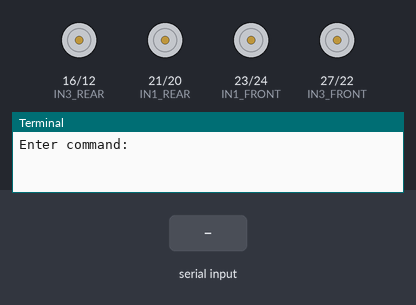
Bench run of a program on a simulated Raspberry Pi (BCM pin numbers). Parts: motor-driver pin pairs drawn as motors (green arrow = first pin HIGH = forward, orange = second pin HIGH = backward, longer = more drive), the last lines printed to the terminal. The test bench sets the inputs (shaded band).

Above: at 1.2 s.
1.3 s: "1" typed at the terminal, then Enter
At 2.0 s:
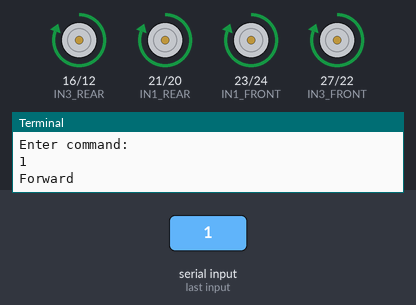
3.8 s: "2" typed at the terminal, then Enter
At 4.6 s:
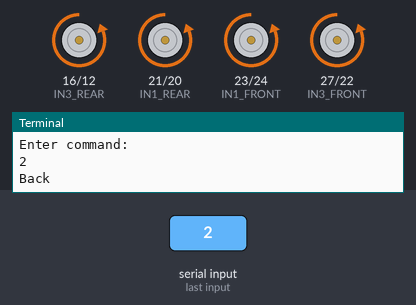
6.3 s: "3" typed at the terminal, then Enter
At 7.0 s:
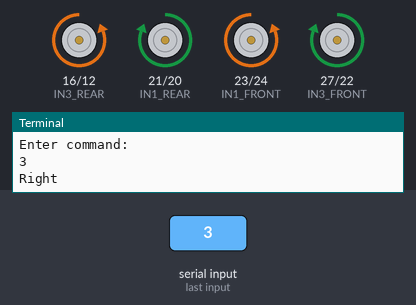
8.8 s: "4" typed at the terminal, then Enter
At 9.6 s:
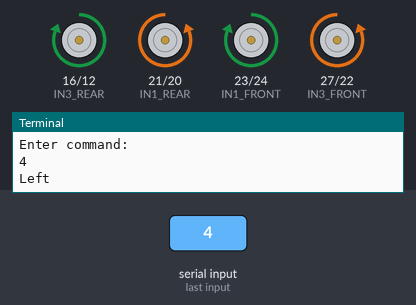
11.3 s: "5" typed at the terminal, then Enter
At 12.0 s:
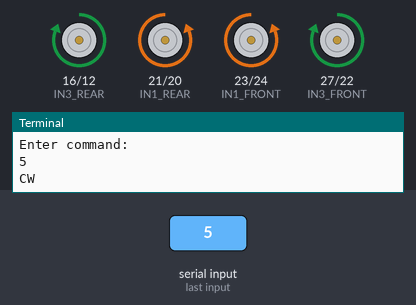
13.8 s: "6" typed at the terminal, then Enter
At 14.6 s:
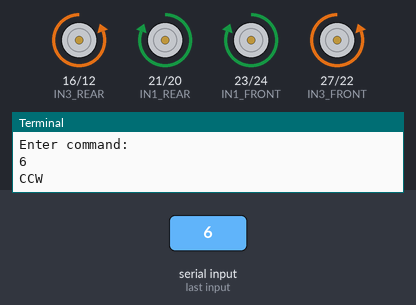
Timing chart, 0 to 16.8 s (numbered marks = the images above; inputs shaded):
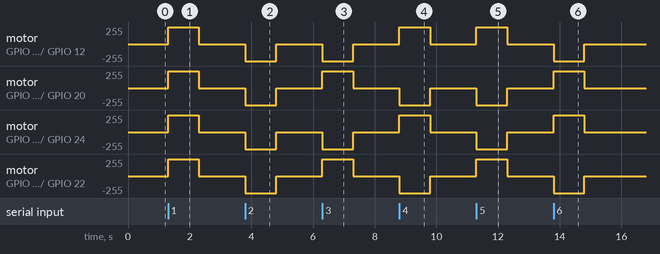

Measured:
- after the input at 1.3 s, motor on GPIO 16 (IN3_REAR) / GPIO 12 (IN4_REAR), motor on GPIO 21 (IN1_REAR) / GPIO 20 (IN2_REAR), motor on GPIO 23 (IN1_FRONT) / GPIO 24 (IN2_FRONT), motor on GPIO 27 (IN3_FRONT) / GPIO 22 (IN4_FRONT): stopped → forward 255/255 at once, → stopped 1.0 s later
- after the input at 3.8 s, motor on GPIO 16 (IN3_REAR) / GPIO 12 (IN4_REAR), motor on GPIO 21 (IN1_REAR) / GPIO 20 (IN2_REAR), motor on GPIO 23 (IN1_FRONT) / GPIO 24 (IN2_FRONT), motor on GPIO 27 (IN3_FRONT) / GPIO 22 (IN4_FRONT): stopped → backward 255/255 at once, → stopped 1.0 s later
- after the input at 6.3 s, motor on GPIO 16 (IN3_REAR) / GPIO 12 (IN4_REAR), motor on GPIO 23 (IN1_FRONT) / GPIO 24 (IN2_FRONT): stopped → backward 255/255 at once, → stopped 1.0 s later; motor on GPIO 21 (IN1_REAR) / GPIO 20 (IN2_REAR), motor on GPIO 27 (IN3_FRONT) / GPIO 22 (IN4_FRONT): stopped → forward 255/255 at once, → stopped 1.0 s later
- after the input at 8.8 s, motor on GPIO 16 (IN3_REAR) / GPIO 12 (IN4_REAR), motor on GPIO 23 (IN1_FRONT) / GPIO 24 (IN2_FRONT): stopped → forward 255/255 at once, → stopped 1.0 s later; motor on GPIO 21 (IN1_REAR) / GPIO 20 (IN2_REAR), motor on GPIO 27 (IN3_FRONT) / GPIO 22 (IN4_FRONT): stopped → backward 255/255 at once, → stopped 1.0 s later
- after the input at 11.3 s, motor on GPIO 16 (IN3_REAR) / GPIO 12 (IN4_REAR), motor on GPIO 27 (IN3_FRONT) / GPIO 22 (IN4_FRONT): stopped → forward 255/255 at once, → stopped 1.0 s later; motor on GPIO 21 (IN1_REAR) / GPIO 20 (IN2_REAR), motor on GPIO 23 (IN1_FRONT) / GPIO 24 (IN2_FRONT): stopped → backward 255/255 at once, → stopped 1.0 s later
- after the input at 13.8 s, motor on GPIO 16 (IN3_REAR) / GPIO 12 (IN4_REAR), motor on GPIO 27 (IN3_FRONT) / GPIO 22 (IN4_FRONT): stopped → backward 255/255 at once, → stopped 1.0 s later; motor on GPIO 21 (IN1_REAR) / GPIO 20 (IN2_REAR), motor on GPIO 23 (IN1_FRONT) / GPIO 24 (IN2_FRONT): stopped → forward 255/255 at once, → stopped 1.0 s later

The program:

movement_v1.py
```python
import time
# Import the PCA9685 module.
from board import SCL, SDA
import busio
# Import the PCA9685 module.
from adafruit_pca9685 import PCA9685
# Create the I2C bus interface.
i2c_bus = busio.I2C(SCL, SDA)

#from pynput import keyboard
# Imports library to allow keyboard presses

import RPi.GPIO as GPIO
# Initialise the PCA9685 using the default address (0x40).
pwm =  PCA9685(i2c_bus)

move_speed = 0x2FFF  # hexadecimal, Max pulse length out of 0xFFFF

#time = 0.5 # Time delay between signals

# Set frequency to 60hz, good for servos.
pwm.frequency = 60
GPIO.setmode(GPIO.BCM) # GPIO number  in BCM mode
GPIO.setwarnings(False)
#define L298N(Model-Pi motor drive board) GPIO pins
IN1_FRONT = 23  #FRONT Right  motor(BK1 port) direction pin
IN2_FRONT = 24  #FRONT Right  motor(BK1 port) direction pin
IN3_FRONT = 27  #FRONT Left motor(BK3 port) direction pin
IN4_FRONT = 22  #FRONT Left motor(BK3 port) direction pin
ENA_FRONT = 0 	#ENA_FRONT _B area Left motor speed PCA9685 port 0
ENB_FRONT = 1	#ENB_FRONT _B area Right motor speed PCA9685 port 1

IN1_REAR = 21  #Rear Right  motor(AK1 port) direction pin
IN2_REAR = 20  #Rear Right  motor(AK1 port) direction pin
IN3_REAR = 16  #Rear Left motor(AK3 port) direction pin
IN4_REAR = 12  #Rear Left motor(AK3 port) direction pin
ENA_REAR = 2 	#ENA_REAR _A area Left motor speed PCA9685 port 2
ENB_REAR = 3	#ENB_REAR _A area Right motor speed PCA9685 port 3
# Define motor control  pins as output
GPIO.setup(IN1_FRONT, GPIO.OUT)
GPIO.setup(IN2_FRONT, GPIO.OUT)
GPIO.setup(IN3_FRONT, GPIO.OUT)
GPIO.setup(IN4_FRONT, GPIO.OUT)
GPIO.setup(IN1_REAR, GPIO.OUT)
GPIO.setup(IN2_REAR, GPIO.OUT)
GPIO.setup(IN3_REAR, GPIO.OUT)
GPIO.setup(IN4_REAR, GPIO.OUT)
def changespeed(speed):
    pwm.channels[ENA_FRONT].duty_cycle = speed
    pwm.channels[ENB_FRONT].duty_cycle = speed
    pwm.channels[ENA_REAR].duty_cycle = speed
    pwm.channels[ENB_REAR].duty_cycle = speed

def stop_car():
    GPIO.output(IN1_FRONT, GPIO.LOW)
    GPIO.output(IN2_FRONT, GPIO.LOW)
    GPIO.output(IN3_FRONT, GPIO.LOW)
    GPIO.output(IN4_FRONT, GPIO.LOW)
    GPIO.output(IN1_REAR, GPIO.LOW)
    GPIO.output(IN2_REAR, GPIO.LOW)
    GPIO.output(IN3_REAR, GPIO.LOW)
    GPIO.output(IN4_REAR, GPIO.LOW)
    changespeed(0)

def rr_ahead():
    GPIO.output(IN1_REAR,GPIO.HIGH)
    GPIO.output(IN2_REAR,GPIO.LOW)
    #pwm.channels[ENA_REAR].duty_cycle = speed

def rr_back():
    GPIO.output(IN1_REAR,GPIO.LOW)
    GPIO.output(IN2_REAR,GPIO.HIGH)
    #pwm.channels[ENA_REAR].duty_cycle = speed

def rl_ahead():
    GPIO.output(IN3_REAR,GPIO.HIGH)
    GPIO.output(IN4_REAR,GPIO.LOW)
    #pwm.channels[ENB_REAR].duty_cycle = speed

def rl_back():
    GPIO.output(IN3_REAR,GPIO.LOW)
    GPIO.output(IN4_REAR,GPIO.HIGH)
    #pwm.channels[ENB_REAR].duty_cycle = speed

def fr_ahead():
    GPIO.output(IN1_FRONT,GPIO.HIGH)
    GPIO.output(IN2_FRONT,GPIO.LOW)
    #pwm.channels[ENA_FRONT].duty_cycle = speed

def fr_back():
    GPIO.output(IN1_FRONT,GPIO.LOW)
    GPIO.output(IN2_FRONT,GPIO.HIGH)
    #pwm.channels[ENA_FRONT].duty_cycle = speed

def fl_ahead():
    GPIO.output(IN3_FRONT,GPIO.HIGH)
    GPIO.output(IN4_FRONT,GPIO.LOW)
    #pwm.channels[ENB_FRONT].duty_cycle = speed

def fl_back():
    GPIO.output(IN3_FRONT,GPIO.LOW)
    GPIO.output(IN4_FRONT,GPIO.HIGH)
    #pwm.channels[ENB_FRONT].duty_cycle = speed

def go_ahead(speed):
    rl_ahead()
    rr_ahead()
    fl_ahead()
    fr_ahead()
    changespeed(speed)

def go_back(speed):
    rr_back()
    rl_back()
    fr_back()
    fl_back()
    changespeed(speed)

#making right turn
def turn_right(speed):
    rl_ahead()
    rr_back()
    fl_ahead()
    fr_back()
    changespeed(speed)

#make left turn
def turn_left(speed):
    rr_ahead()
    rl_back()
    fr_ahead()
    fl_back()
    changespeed(speed)

# parallel left shift
def shift_left(speed):
    fr_ahead()
    rr_back()
    rl_ahead()
    fl_back()
    changespeed(speed)

# parallel right shift
def shift_right(speed):
    fr_back()
    rr_ahead()
    rl_back()
    fl_ahead()
    changespeed(speed)

def upper_right(speed):
    rr_ahead()
    fl_ahead()
    changespeed(speed)

def lower_left(speed):
    rr_back()
    fl_back()
    changespeed(speed)

def upper_left(speed):
    fr_ahead()
    rl_ahead()
    changespeed(speed)

def lower_right(speed):
    fr_back()
    rl_back()
    changespeed(speed)


"""
print('ahead...')

go_ahead(move_speed)
time.sleep(1)
stop_car()
time.sleep(0.5)

print('backward...')
go_back(move_speed)
time.sleep(1)
stop_car()
time.sleep(0.5)

shift_left(move_speed)
time.sleep(1)
stop_car()
time.sleep(0.5)

shift_right(move_speed)
time.sleep(1)
stop_car()
time.sleep(0.5)

upper_left(move_speed)
time.sleep(1)
stop_car()
time.sleep(0.5)

lower_right(move_speed)
time.sleep(1)
stop_car()
time.sleep(0.5)

upper_right(move_speed)
time.sleep(1)
stop_car()
time.sleep(0.5)

lower_left(move_speed)
time.sleep(1)
stop_car()
time.sleep(0.5)

turn_left(move_speed)
time.sleep(1)
stop_car()

turn_right(move_speed)
time.sleep(1)
stop_car()

GPIO.cleanup()

print('press Ctrl-C to quit...')
"""
'''#while True:
# Move servo on channel O between extremes.
while True:
    event = keyboard.read_event() # Reads the keyboard
    if event.event_type == keyboard.KEY_UP:
        print('forward...')
        go_ahead(move_speed)
        time.sleep(0.1)
    if event.event_type == keyboard.KEY_DOWN:
        print('back...')
        go_back(move_speed)
        time.sleep(0.1)
    if event.name == 'esc':  # Stop on 'Esc' key
        break

    else:
        print('stop...')
        stop_car()
        time.sleep(0.1)
        '''
'''
def on_press(key):
    try:
        print(f'Key {key.char} pressed')
        variable = key.char
        #print(type(variable))
    except AttributeError:
        print(f'Special key {key} pressed')
        variable = "blank"
    if variable == "1":
        print(f'Forward')
        go_ahead(move_speed)
    if variable == "2":
        print(f'Back')
        go_back(move_speed)
    if variable == "3":
        print(f'Right')
        shift_right(move_speed)
    if variable == "4":
        print(f'Left')
        shift_left(move_speed)
    if variable == "5":
        print(f'CW')
        turn_right(move_speed)
    if variable == "6":
        print(f'CCW')
        turn_left(move_speed)
    if variable == "7":
        print(f'UpR')
        upper_right(move_speed)
    if variable == "8":
        print(f'UpL')
        upper_left(move_speed)
    if variable == "9":
        print(f'LowR')
        lower_right(move_speed)
    if variable == "0":
        print(f'LowL')
        lower_left(move_speed)

def on_release(key):
    print(f'Key {key} released')
    print(f'Stop')
    if key == keyboard.Key.esc:  # Stop listener when 'Esc' is pressed
        return False

# Start listening
with keyboard.Listener(on_press=on_press, on_release=on_release) as listener:
    listener.join()
'''

'''
while True:
    str = input()
    if str.lower == "forward":
        print(f'Forward')
        go_ahead(move_speed)
    if str == "2":
        print(f'Back')
        go_back(move_speed)
    if str == "3":
        print(f'Right')
        shift_right(move_speed)
    if str == "4":
        print(f'Left')
        shift_left(move_speed)
    if str == "5":
        print(f'CW')
        turn_right(move_speed)
    if str == "6":
        print(f'CCW')
        turn_left(move_speed)
    if str == "7":
        print(f'UpR')
        upper_right(move_speed)
    if str == "8":
        print(f'UpL')
        upper_left(move_speed)
    if str == "9":
        print(f'LowR')
        lower_right(move_speed)
    if str == "0":
        print(f'LowL')
        lower_left(move_speed)
'''
'''
while True:
    str = input()
    if str.lower() == "forward":
        print(f'Forward')
        go_ahead(move_speed)
        time.sleep(1)
        stop_car()
    if str.lower() == "2":
        print(f'Back')
        go_back(move_speed)
        time.sleep(1)
        stop_car()
    if str.lower() == "3":
        print(f'Right')
        shift_right(move_speed)
        time.sleep(1)
        stop_car()
    if str.lower() == "4":
        print(f'Left')
        shift_left(move_speed)
        time.sleep(1)
        stop_car()
    if str.lower() == "5":
        print(f'CW')
        turn_right(move_speed)
        time.sleep(1)
        stop_car()
    if str.lower() == "6":
        print(f'CCW')
        turn_left(move_speed)
        time.sleep(1)
        stop_car()
    if str.lower() == "7":
        print(f'UpR')
        upper_right(move_speed)
        time.sleep(1)
        stop_car()
    if str.lower() == "8":
        print(f'UpL')
        upper_left(move_speed)
        time.sleep(1)
        stop_car()
    if str.lower() == "9":
        print(f'LowR')
        lower_right(move_speed)
        time.sleep(1)
        stop_car()
    if str.lower() == "0":
        print(f'LowL')
        lower_left(move_speed)
        time.sleep(1)
        stop_car()
        '''
while True:
    command = input("Enter command: ").lower().strip()

    if command == "1":
        print("Forward")
        go_ahead(move_speed)
        time.sleep(1)
        stop_car()

    elif command == "2":
        print("Back")
        go_back(move_speed)
        time.sleep(1)
        stop_car()

    elif command == "3":
        print("Right")
        shift_right(move_speed)
        time.sleep(1)
        stop_car()

    elif command == "4":
        print("Left")
        shift_left(move_speed)
        time.sleep(1)
        stop_car()

    elif command == "5":
        print("CW")
        turn_right(move_speed)
        time.sleep(1)
        stop_car()

    elif command == "6":
        print("CCW")
        turn_left(move_speed)
        time.sleep(1)
        stop_car()

    elif command == "7":
        print("UpR")
        upper_right(move_speed)
        time.sleep(1)
        stop_car()

    elif command == "8":
        print("UpL")
        upper_left(move_speed)
        time.sleep(1)
        stop_car()

    elif command == "9":
        print("LowR")
        lower_right(move_speed)
        time.sleep(1)
        stop_car()

    elif command == "0":
        print("LowL")
        lower_left(move_speed)
        time.sleep(1)
        stop_car()
```
